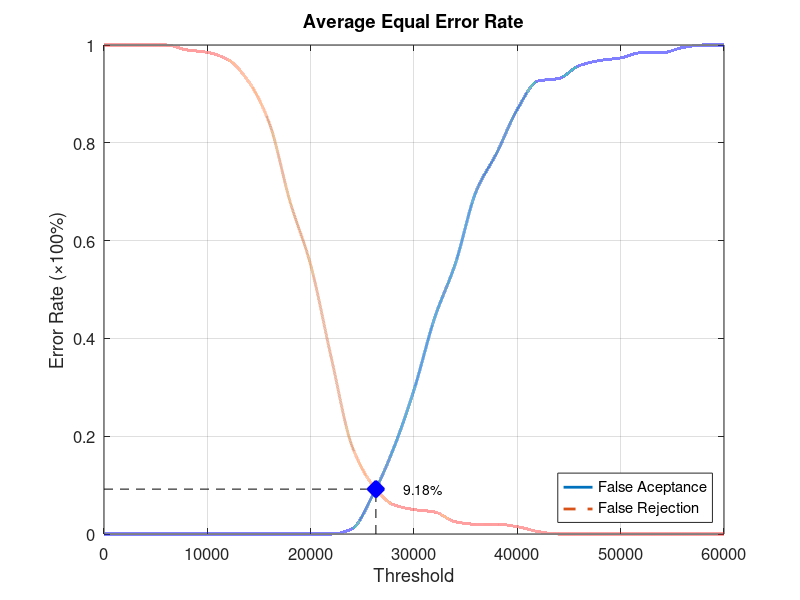
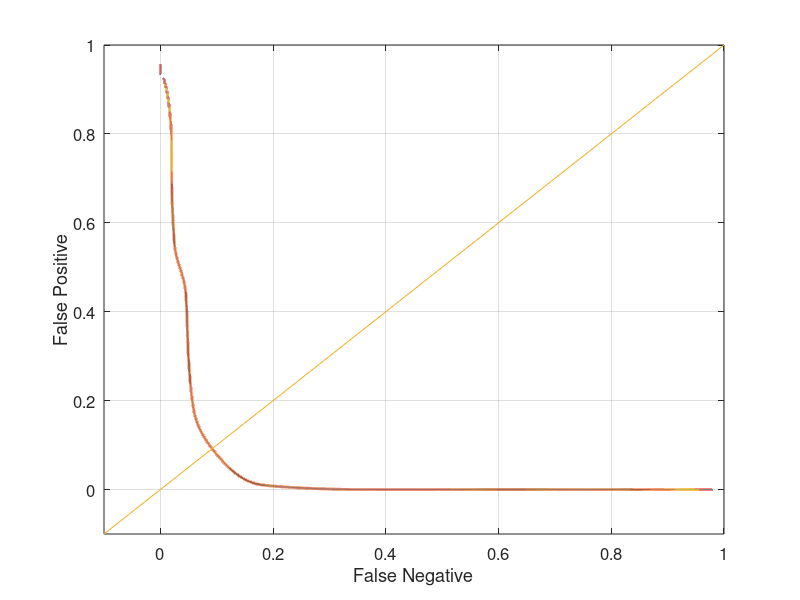

MATLAB code to generate these figures, in order:
function yEER = Database1_4
close all;
clear;
clc;
x = 0:2000:60000;
xq = 0:0.5:60000;

y0 = [0 0 0 0 0 0 0 0 0 0 0 0 0.0105263 0.0789474 0.173684 0.294737 0.442105 0.552632 0.7 0.778947 0.868421 0.926316 0.931579 0.957895 0.968421 0.973684 0.984211 0.984211 0.994737 1 1];
yy0 = interp1(x, y0, xq, 'pchip');
y1 = [1 1 1 1 0.99 0.985 0.97 0.925 0.84 0.68 0.55 0.36 0.18 0.1 0.06 0.05 0.045 0.025 0.02 0.02 0.015 0.005 0 0 0 0 0 0 0 0 0];
yy1 = interp1(x, y1, xq, 'pchip');

% Calculating EER: 
y2 = abs(y0 - y1);
find(y2 == min(y2))
yy2 = abs(yy0 - yy1);
xEER = find(yy2 == min(yy2));
xEERIndex = xq(xEER) % X-axis EER
yEER = yy0(xEER) % Y-axis EER

main = figure
plot(xq, yy0,'-','LineWidth', 2);	hold on
plot(xq, yy1,'--','LineWidth', 2);	hold on
plot([xEERIndex xEERIndex], [0 yEER], 'k--');	hold on
plot([0 xEERIndex], [yEER yEER], 'k--');	hold on
plot(xEERIndex, yEER, 'bx', 'LineWidth', 10);	hold on
text(xEERIndex + 10 * xEERIndex / 100, yEER, [num2str(round((10000 * yEER)) / 100) '%'])
legend('False Aceptance', 'False Rejection', 'Location', 'SouthEast')
xlabel('Threshold')
ylabel('Error Rate (\times100%)')
title('Average Equal Error Rate')
set(gca, 'FontSize', 12)
axis([0 60000 0 1])
grid on

print(main, 'Database1_4Main', '-dpng');
FNRxFPR = figure('Color', [1 1 1]);
plot(yy1, yy0, '-', yy1, yy0, 'LineWidth', 2);
hold on
y = -0.1:0.1:1
plot(y, y); 
set(gca, 'FontSize', 12)
xlabel('False Negative')
ylabel('False Positive')
axis([-0.1 1 -0.1 1])
set(gca, 'FontSize', 12)
grid on

print(FNRxFPR, 'Database1_4FNRxFPR','-dpng');
end
